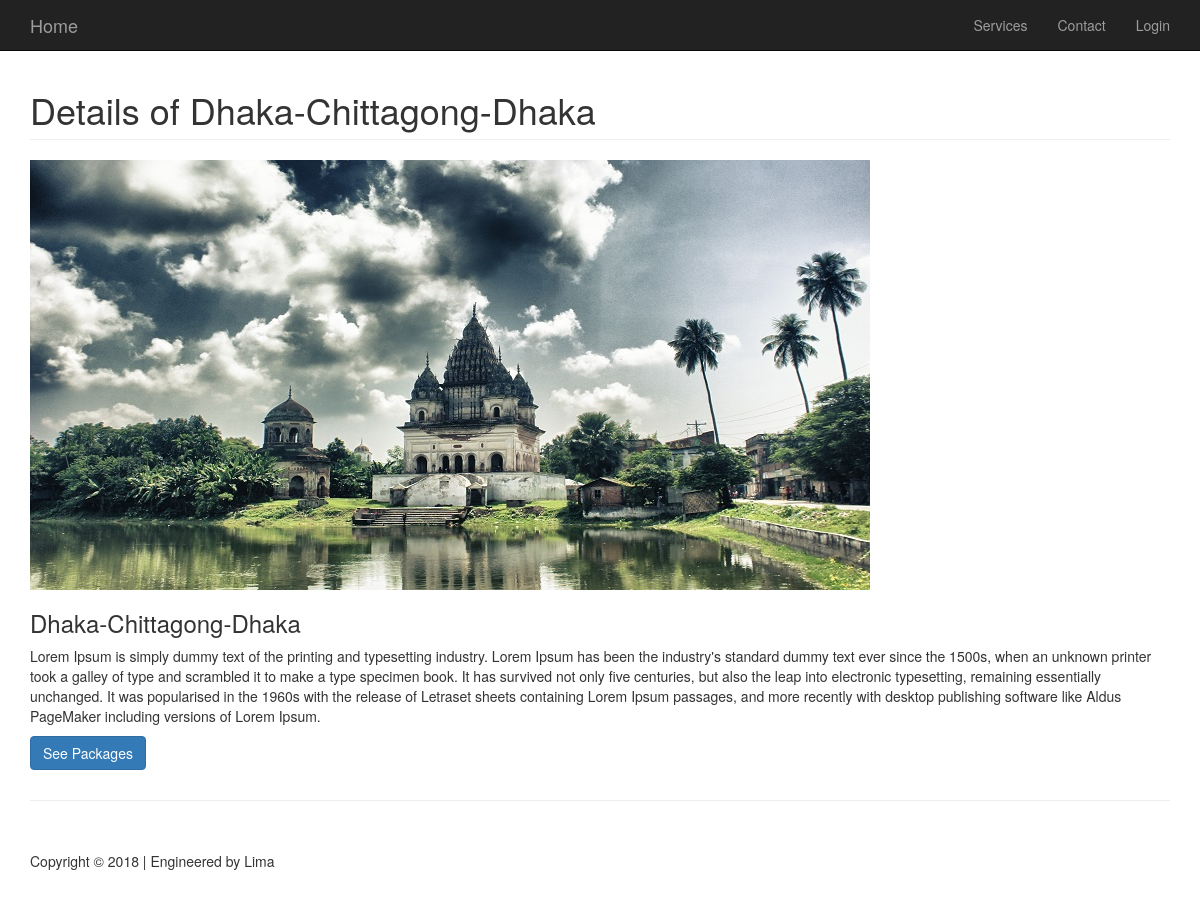
The page /visitors/details/1 on the database its author committed.
### tables this page shows
CREATE TABLE `visits` (
  `visitId` int(11) NOT NULL,
  `destination` varchar(255) NOT NULL,
  `description` text NOT NULL,
  `active` tinyint(1) NOT NULL DEFAULT '1',
  `image` varchar(255) NOT NULL
);

### application/controllers/Visitors.php (called while the page is built, shortened)
<?php
class Visitors extends CI_Controller {
    function __construct() {
        $this->load->model('visitor');
    }
    function details($id) {
        $data['title'] = "Details";
        $data['service'] = $this->visitor->get_service($id);
        $this->load->view('details', $data);
    }
}

### index.php (called while the page is built, shortened)
<?php
require_once BASEPATH.'core/CodeIgniter.php';

### application/models/Visitor.php (called while the page is built, shortened)
<?php
class Visitor extends CI_Model{
    function get_service($id){
        $query = $this->db->get_where('visits',array('visitId'=>$id));
        return $query->first_row('array');
    }
}

### application/views/details.php (the view, shortened to what this page needs)
<!DOCTYPE html>
<html lang="en">
    <?php require_once("template/head.php"); ?>
    <?php require_once("template/nav.php"); ?>
    <body>
        <div class="container top-margin">
            <div class="row">
                <div class="col-lg-12">
                    <?php
                    if (!isset($service)) {
                        ?>
                        <h1 class="page-header">Page Not Found</h1>
                    <?php } else { ?>
                        <h1 class="page-header">Details of <?= $service['destination'] ?></h1>
                    <?php } ?>
                </div>
            </div>
            <div class="row">
                <?php
                if (!isset($service)) {
                    echo "<p>Not Found</p>";
                } else {
                    ?>
                    <div class="col-lg-12">
                        <img class="img-responsive animated rollIn" src="<?= base_url() ?>uploads/places/<?= $service['image'] ?>" alt="">
                        <h3><?= $service['destination'] ?></h3>
                        <p><?= $service['description'] ?></p>
                        <p>
                            <a href="<?= base_url() ?>customers/booking/<?= $service['visitId'] ?>" class="btn btn-primary" role="button">See Packages</a>
                        </p>
                    </div>
                    <?php
                }
                ?>
            </div>
            <hr>
            <?php require_once("template/footer.php"); ?>
        </div>
    </body>
</html>

### resource/css/modern-business.css (style rules this page uses)
html, body { height: 100%; }
body { padding-top: 50px; }

### rows shown on the page
visits: destination "Dhaka-Chittagong-Dhaka", image (picture), description "Lorem Ipsum is simply dummy text of the printing and typesetting industry. Lorem Ipsum has been the industry's standard dummy text ever since the 1500s, when an unknown printer took a galley of type and scrambled it to make a type specimen book. It has survived not only five centuries, but also the leap into electronic typesetting, remaining essentially unchanged. It was popularised in the 1960s with the release of Letraset sheets containing Lorem Ipsum passages, and more recently with desktop publishing software like Aldus PageMaker including versions of Lorem Ipsum."
